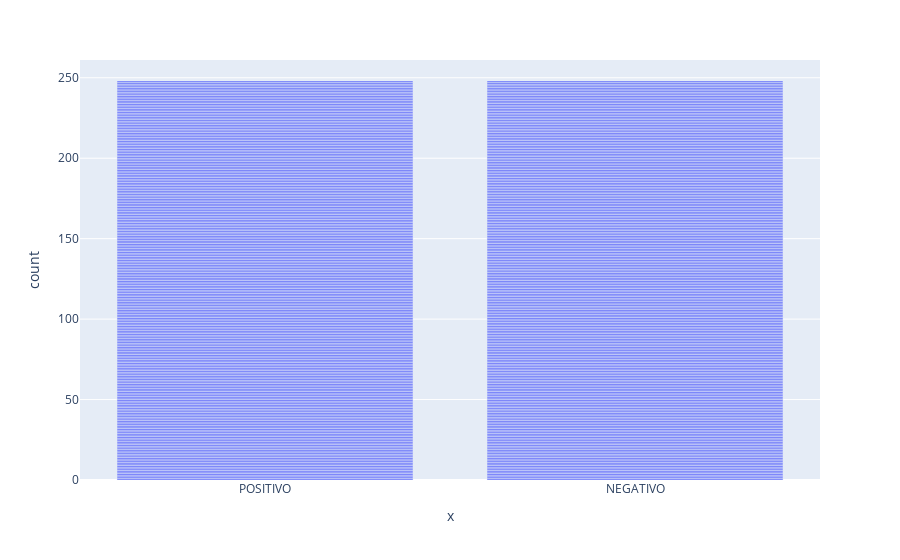

The cell this chart's notebook holds for it:
### Code cell
treino = pd.read_excel(dataSet, sheet_name='TREINO_70%')

fig = px.bar(treino['text'], x=treino['rotulo'])
fig.show()

### Figure 1 — Plotly figure (JSON) as saved in the notebook; plotly's stock layout.template omitted (floating-point values rounded to 4 significant figures; data arrays with more than 128 entries replaced by an {"elided": "..."} marker saying what was removed)
{"data": [{"alignmentgroup": "True", "hovertemplate": "x=%{x}<br>count=%{y}<extra></extra>", "legendgroup": "", "marker": {"color": "#636efa", "pattern": {"shape": ""}}, "name": "", "offsetgroup": "", "orientation": "v", "showlegend": false, "textposition": "auto", "type": "bar", "x": {"elided": "496 str values"}, "xaxis": "x", "y": {"elided": "496 int values"}, "yaxis": "y"}], "layout": {"barmode": "relative", "legend": {"tracegroupgap": 0}, "margin": {"t": 60}, "xaxis": {"anchor": "y", "domain": [0, 1], "title": {"text": "x"}}, "yaxis": {"anchor": "x", "domain": [0, 1], "title": {"text": "count"}}}}
